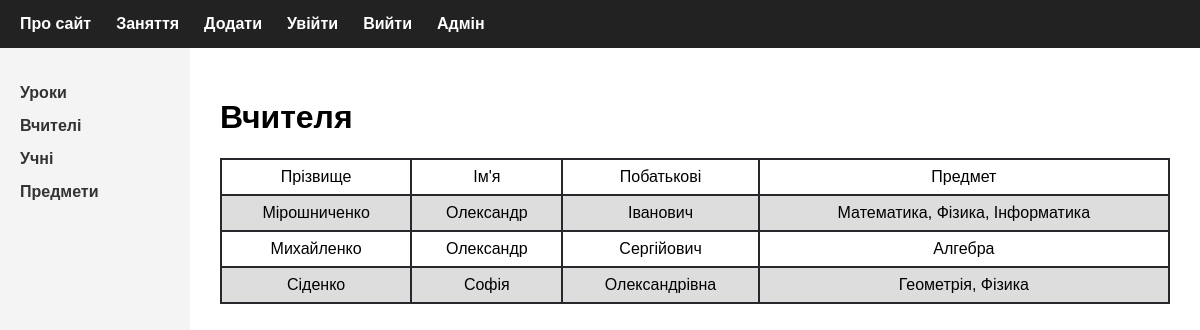
Before: /lessons/teachers/ with the older database file.
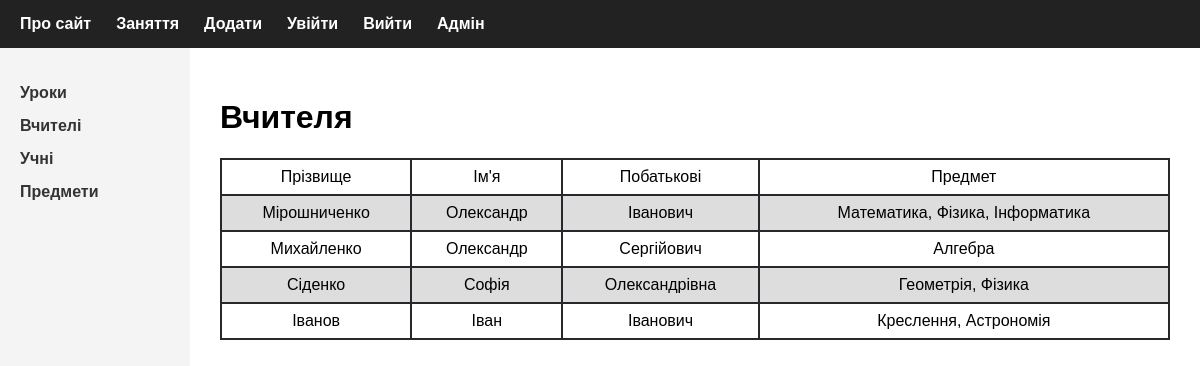
After: the same page with the newer database file.
### lessons/models.py (models this page shows, shortened)
class Teachers(models.Model):
    last_name = models.CharField(max_length=100,verbose_name='Прізвище')
    first_name = models.CharField(max_length=100, verbose_name= 'Ім\'я')
    patronymic = models.CharField(max_length=100, blank=True, verbose_name='Побатькові')
    subject = models.CharField(max_length=100, verbose_name='Предмет')
    class Meta:
        verbose_name = 'Вчитель'
        verbose_name_plural = 'Вчитель'

### lessons/views.py (the view)
# urls.py: path('teachers/', views.web_teachers, name='teachers'),
def web_teachers(request):
    teachers = Teachers.objects.all()
    context = {'teachers': teachers, 'menu': menu}
    return render(request, 'lessons/teachers.html', context)

### lessons/templates/lessons/teachers.html (shortened to what this page needs)
{% extends 'lessons/index.html' %}
{% block page %}
<h1>
    Вчителя
</h1>
<table>
    <tr>
        <td>Прізвище</td>
        <td>Ім'я</td>
        <td>Побатькові</td>
        <td>Предмет</td>
    </tr>
    {% for teacher in teachers %}
    <tr>
        <td>{{teacher.last_name}}</td>
        <td>{{teacher.first_name}}</td>
        <td>{{teacher.patronymic}}</td>
        <td>{{teacher.subject}}</td>
    </tr>
    {% endfor %}
</table>
{% endblock page %}

Changed rows visible on the page:
added Teachers: last_name "Іванов", first_name "Іван", patronymic "Іванович", subject "Креслення, Астрономія"
